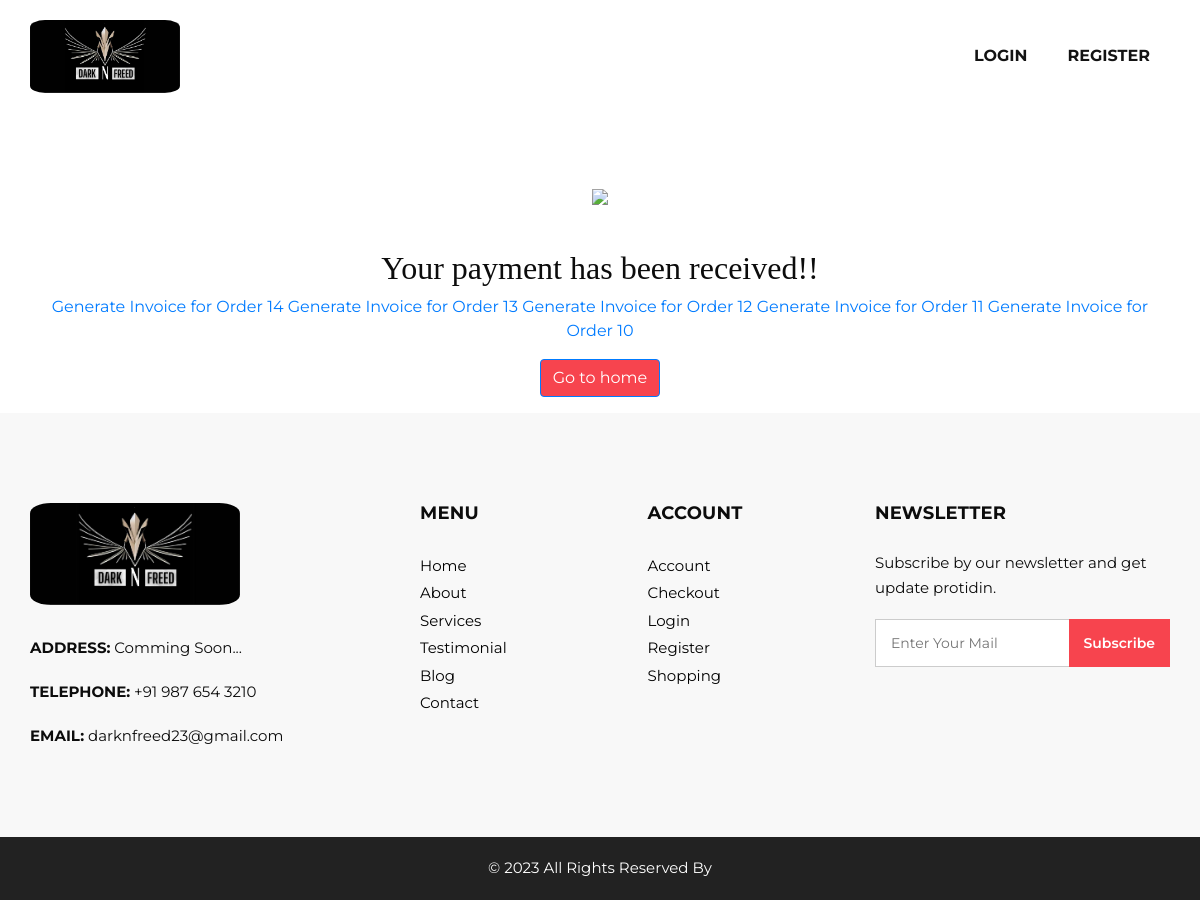
The app's page /success/, older data.
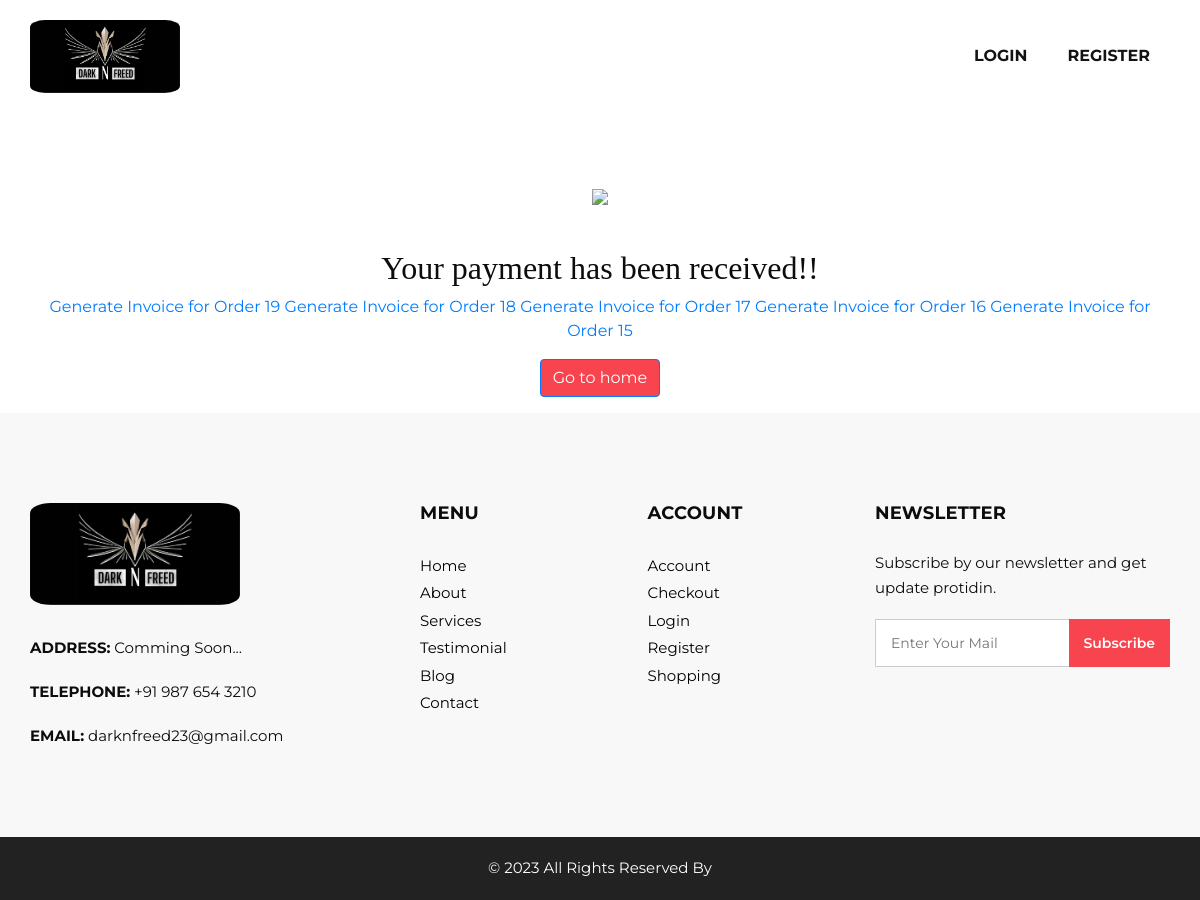
The same page, newer data.
### product/models.py (models this page shows, shortened)
class Order(models.Model):
    Full_name = models.CharField(max_length=50)
    email = models.EmailField()
    address = models.CharField(max_length=250)
    city = models.CharField(max_length=100)
    created = models.DateTimeField(auto_now_add=True)
    update = models.DateTimeField(auto_now=True)
    paid = models.BooleanField(default=False)
    class Meta:
        ordering = ('-created',)

### PayOnline/views.py (the view, shortened to what this page needs)
# urls.py: path('success/' , views.success , name='success'),
@csrf_exempt
def success(request):
    orders = Order.objects.all().order_by('-created')[:5]
    return render(request, "PayOnline/success.html",{'orders': orders})

### templates/PayOnline/success.html
{% extends 'core/hf.html' %}
{% load static %}
{% block body %}
<div class="container mx-auto mt-5 pt-4 text-center">
    <img src="https://encrypted-tbn0.gstatic.com/images?q=tbn%3AANd9GcTgyobPWtA8sK4FUdJ7v2mVN1k1XYUwsy1q8A&usqp=CAU">
    <h2 class="mt-3 pt-4">Your payment has been received!!</h2>
    {% for order in orders %}
    <a href="{% url 'donate:generate_invoice' order_id=order.id %}">Generate Invoice for Order {{ order.id }}</a>
    {% endfor %}
    <div class="form-group col-md-12 mt-3">
        <a href="{% url 'core:home' %}" class="btn btn-primary" style="background-color: #f7444e;">Go to home</a>
    </div>
</div>
{% endblock %}

Row changes from the older to the newer data that the page shows:
no longer on this page (row unchanged): Order: id "14"
no longer on this page (row unchanged): Order: id "13"
no longer on this page (row unchanged): Order: id "12"
no longer on this page (row unchanged): Order: id "11"
no longer on this page (row unchanged): Order: id "10"
added Order: id "19"
added Order: id "18"
added Order: id "17"
added Order: id "16"
added Order: id "15"
